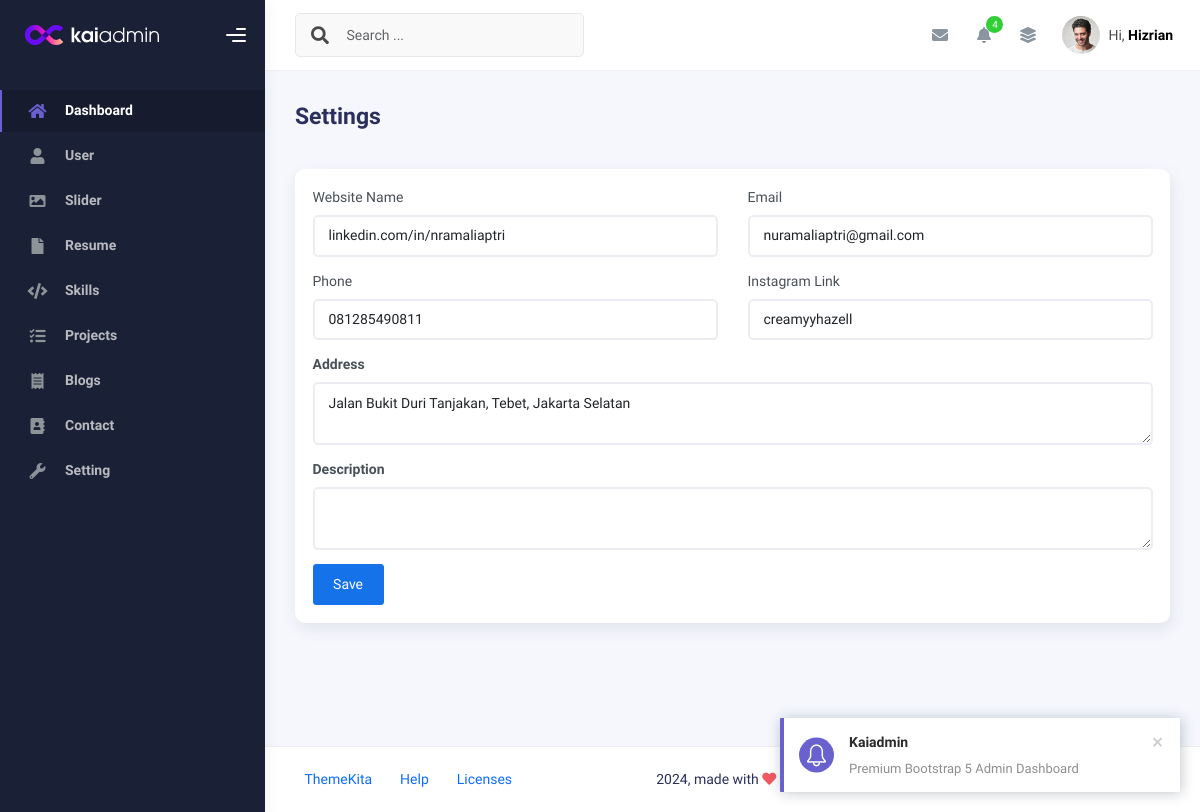
The app's page /admin/app.php?page=setting (signed in), older data.
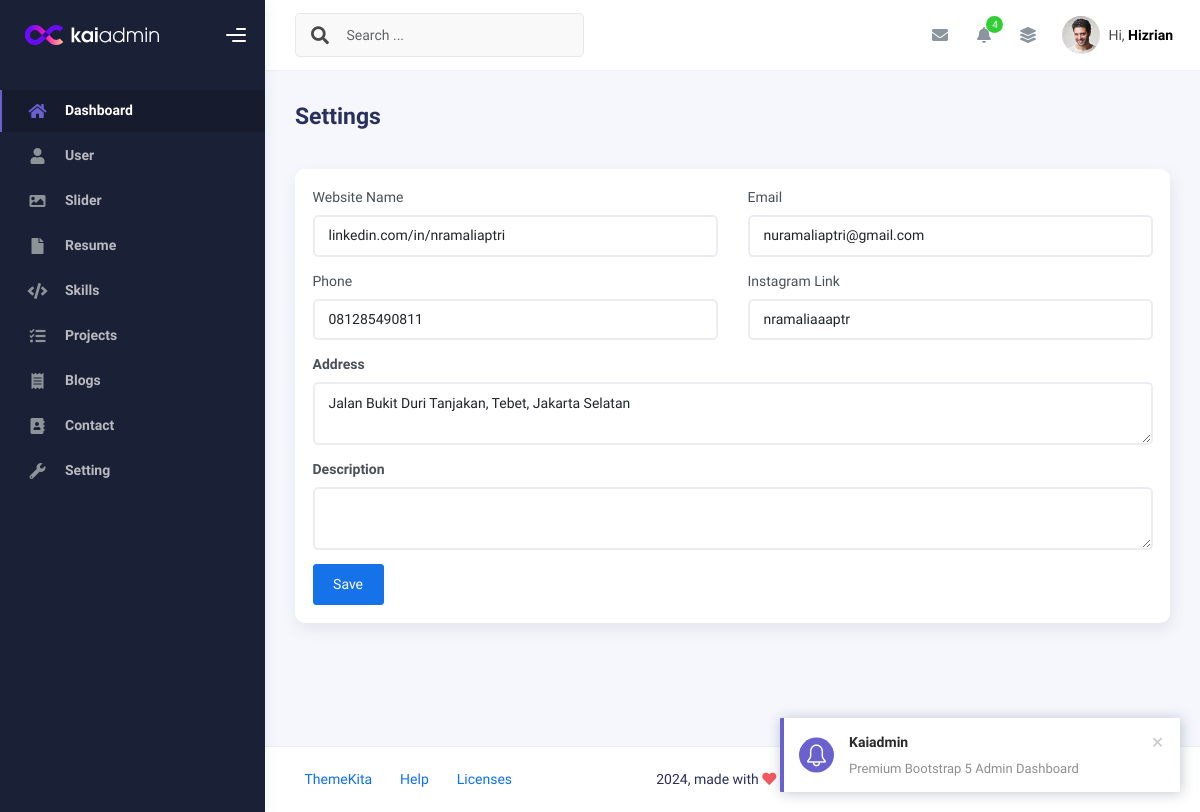
The same page, newer data.
### tables this page shows
CREATE TABLE `settings` (
  `id` int(11) NOT NULL,
  `website_name` varchar(50) NOT NULL,
  `email` varchar(50) NOT NULL,
  `phone` varchar(15) NOT NULL,
  `address` text NOT NULL,
  `description` varchar(200) DEFAULT NULL,
  `ig` varchar(50) DEFAULT NULL,
  `created_at` timestamp NOT NULL DEFAULT current_timestamp(),
  `updated_at` timestamp NULL DEFAULT NULL ON UPDATE current_timestamp()
);

### admin/setting.php (the view, shortened to what this page needs)
<?php
$query = mysqli_query($conn, "SELECT * FROM settings LIMIT 1");
$row = mysqli_fetch_assoc($query);
?>
<div
    class="d-flex align-items-left align-items-md-center flex-column flex-md-row pt-2 pb-4">
    <div>
        <h3 class="fw-bold mb-3">Settings</h3>
    </div>
</div>
<div class="row">
    <div class="col-sm-6 col-md-12">
        <div class="card">
            <div class="card-body">
                <form action="" method="post">
                    <div class="row">
                        <div class="col-md-6">
                            <div class="mb-3">
                                <label for="" class="form-label">Website Name</label>
                                <input type="text" name="website_name" class="form-control"
                                    required value="<?php echo isset($row) ? $row['website_name'] : '' ?>">
                            </div>
                            <div class="mb-3">
                                <label for="" class="form-label">Phone</label>
                                <input type="number" name="phone" class="form-control"
                                    value="<?php echo isset($row) ? $row['phone'] : '' ?>">
                            </div>
                        </div>
                        <div class="col-md-6">
                            <div class="mb-3">
                                <label for="" class="form-label" fw-bold>Email</label>
                                <input type="email" name="email" class="form-control"
                                    required value="<?php echo isset($row) ? $row['email'] : '' ?>">
                            </div>
                            <div class="mb-3">
                                <label for="" class="form-label">Instagram Link</label>
                                <input type="text" name="ig" class="form-control" value="<?php echo isset($row) ? $row['ig'] : '' ?>">
                            </div>
                        </div>
                    </div>
                    <div class="row">
                        <div class="col-lg-12">
                            <div class="mb-3">
                                <label for="" class="form-label fw-bold">Address</label>
                                <textarea name="address" id="" class="form-control"><?php echo isset($row) ? $row['address'] : '' ?></textarea>
                            </div>
                            <div class="mb-3">
                                <label for="" class="form-label fw-bold">Description</label>
                                <textarea name="description" id="" class="form-control"><?php echo isset($row) ? $row['description'] : '' ?></textarea>
                            </div>
                            <button class="btn btn-primary" type="submit" name="save">Save</button>
                        </div>
                    </div>
                </form>
            </div>
        </div>
    </div>
</div>

Row changes from the older to the newer data that the page shows:
changed settings "linkedin.com/in/nramaliaptri": ig "creamyyhazell" → "nramaliaaaptr"
